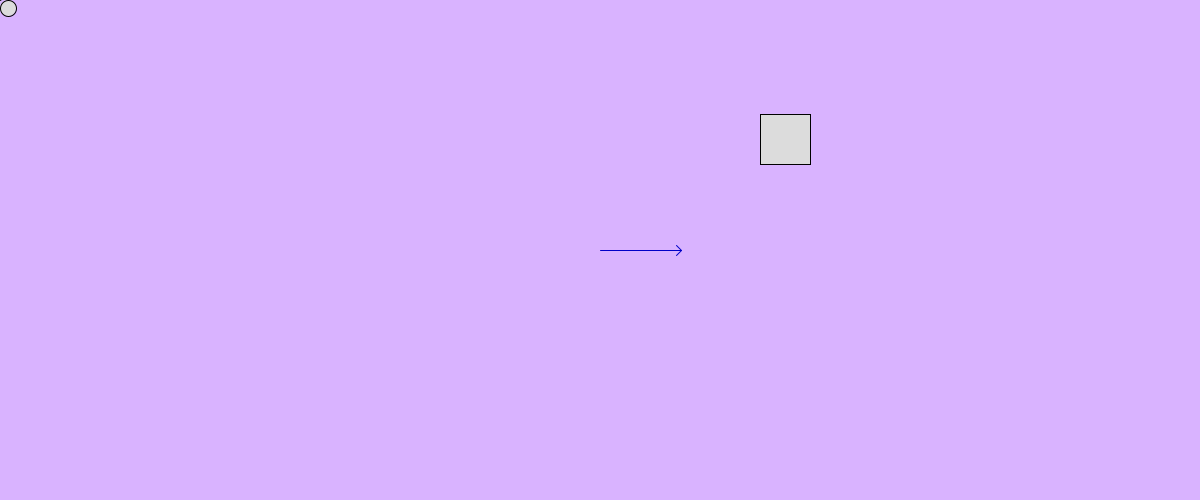
Frame 1 (no input)
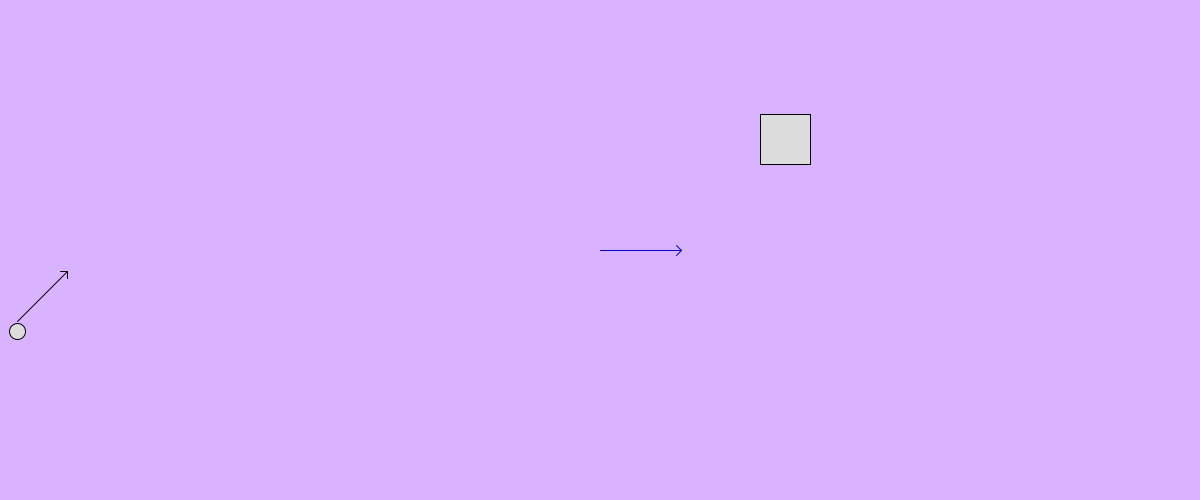
Frame 60 (the mouse pressed at the canvas centre just before this capture)
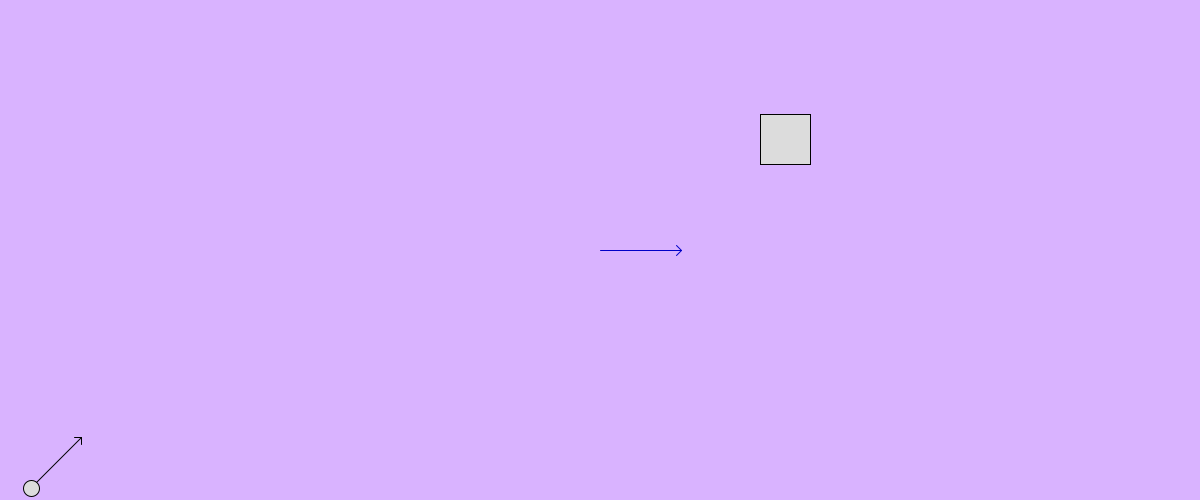
Frame 120 (the mouse held since frame 60 and released just before this capture)

The Processing sketch that drew these frames (run headless with seeded random() and noise(); from frame 60 on, the mouse is pressed at the canvas centre):

// Processing sketch: ProjectileMotion
// ── ProjectileMotion.pde
 //<>//
Mover m1;
Target t;
PVector gravity;
PVector wind;
PVector push;
PVector center;
int k = 0;

void setup() {
  size( 1200, 500 );
  m1 = new Mover(0, 0 );
  t = new Target(random(0, 1)*1200-15, random(0, 1)*500-15);
  wind = new PVector(random(-0.01, 0.01), 0);
  gravity = new PVector(0.0, 0.3);
  push = new PVector(1.0, -1.0);
  //push = PVector.random2D();
  push.mult(5);
  center = new PVector(width/2, height/2);
}

void draw() {
  background( #d9b3ff );
  stroke(0);


  stroke(0, 0, 200);
  arrow(center.x, center.y, center.x + wind.x * 9000.0, center.y + wind.y * 9000.0);


  if (m1 != null) {
    float c = 0.6; //this is a stopp point.
    PVector friction = m1.velocity.copy();
    friction.mult(-1);
    friction.normalize();
    friction.mult(c);
    m1.applyForce( friction);
    PVector gravForM1 = gravity.copy();
    gravForM1.mult(m1.mass); 
    PVector windR = wind.copy();
    windR.mult(5); 

    t.render();
    t.TargetHit();

    arrow(m1.location.x, m1.location.y, m1.location.x+ push.x * 10.0, m1.location.y+  push.y * 10.0);
    m1.applyForce( gravForM1);
    m1.applyForce(windR);
    m1.update();
    m1.render();
  }
}

//Launcher with controls
void keyPressed() {
  if (key == 's') { //arrow up
    push.rotate(0.3);
  }

  if (key == 'w') { //arrow down

    push.rotate(-0.3);
  }
  //increase the size of arrow
  //Higher the arrow more force it apply
  if (key == 'd'  && k<5) {       
    push.mult(1.2);     
    k++;
  }
  //decrease the size of arrow
  //lower the arrow less force it apply
  if (key == 'a' && k>-10) { 
    push.div(1.2);
    k--;
  }

  if (key == 'p') { //press P to lunch the arrow
    m1 = new Mover(m1.location.x, m1.location.y);   
    PVector punch = push.copy();
    punch.mult(10);
    m1.applyForce(punch);
  }
}
// ── Arrow.pde

// The function arrow makes it easy to draw a line with an arrow head at the end.
float sizeofarrow = 5.0;

void arrowSize( float newArrowSize ) {
  sizeofarrow = newArrowSize;
}

void arrow( float x1, float y1, float x2, float y2 ) {

  line( x1, y1, x2, y2 );

  PVector v = new PVector( x2 - x1, y2 - y1 );
  float theta = v.heading();

  pushMatrix();
  translate( x2, y2 );
  rotate( theta );
  line( -sizeofarrow, -sizeofarrow, 0, 0 );
  line(  0, 0, -sizeofarrow, sizeofarrow );
  popMatrix();
}
// ── Mover.pde

class Mover {
  // instance variables
  PVector location;
  PVector velocity;
  PVector acceleration;
  float radius = 8.0;
  float mass = 5;
  float bounciness = 0.5;

  // constructor
  Mover( float _x, float _y ) {
    location = new PVector( _x, _y );
    velocity = new PVector( 0.0, 0.0 );
    acceleration = new PVector( 0.0, 0.0 );
  }

  // ******** Instance methods *********

  void applyForce(PVector force) {
    PVector f = force.copy();
    f.div(mass);
    acceleration.add(f);
  }

  void update() {
    velocity.add( acceleration );
    velocity.limit( 30.0 ); //make sure number is higher than 5
    location.add( velocity );
    bounce();
    acceleration.mult( 0 );
  }

  void render() {
    stroke( 0 );
    fill( 220 );
    ellipse( location.x, location.y, radius * 2, radius * 2 );
  }

  void wrap() {
    if (location.x < -radius) {
      location.x = width + radius;
    } else if (location.x > width + radius) {
      location.x = -radius;
    } else if (location.y < -radius) {
      location.y = height + radius;
    } else if (location.y > height + radius) {
      location.y = -radius;
    }
  }
  //This function Bounce the ball 
  void bounce() {
    if (location.x - radius <= 0) {
      location.x = radius;
      velocity.x *= -bounciness;
    } else if (location.x + radius >= width) {
      location.x = width - radius;
      velocity.x *= -bounciness;
    }
    if (location.y - radius <= 0) {
      location.y = radius;
      velocity.y *= -bounciness;
    } else if (location.y + radius >= height) {
      location.y = height - radius;
      velocity.y *= -bounciness;
    }
  }
}
// ── Target.pde


class Target {
  // instance variables
  PVector location;
  PVector velocity;
  PVector acceleration; 
  float mass = 1.0;
  float bounciness = 0.85;
  int clearness = 1;

  // constructor
  Target( float _x, float _y ) {
    location = new PVector( _x, _y );
    velocity = new PVector( 0.0, 0.0 );
    acceleration = new PVector( 0.0, 0.0 );
  }

  //Newton's Second Law
  void applyForce(PVector force) {
    PVector f = force.copy();
    f.div(mass);
    acceleration.add(f);
  }


  void render() {
    stroke( 0 );
    if (clearness  == 1) {
      fill( 220 );
    } else {
      fill(#A93226);
    }
    rect( location.x, location.y, 50, 50 );
  }
  //This function is for target collision
  void TargetHit() {
    if (location.x - 30 <= m1.location.x && location.y - 30 <= m1.location.y && location.x + 30 >= m1.location.x && location.y + 30 >= m1.location.y ) {

      fill( 158 );
      rect( location.x, location.y, 50, 50 );
      clearness = 0;
    }
  }
}
